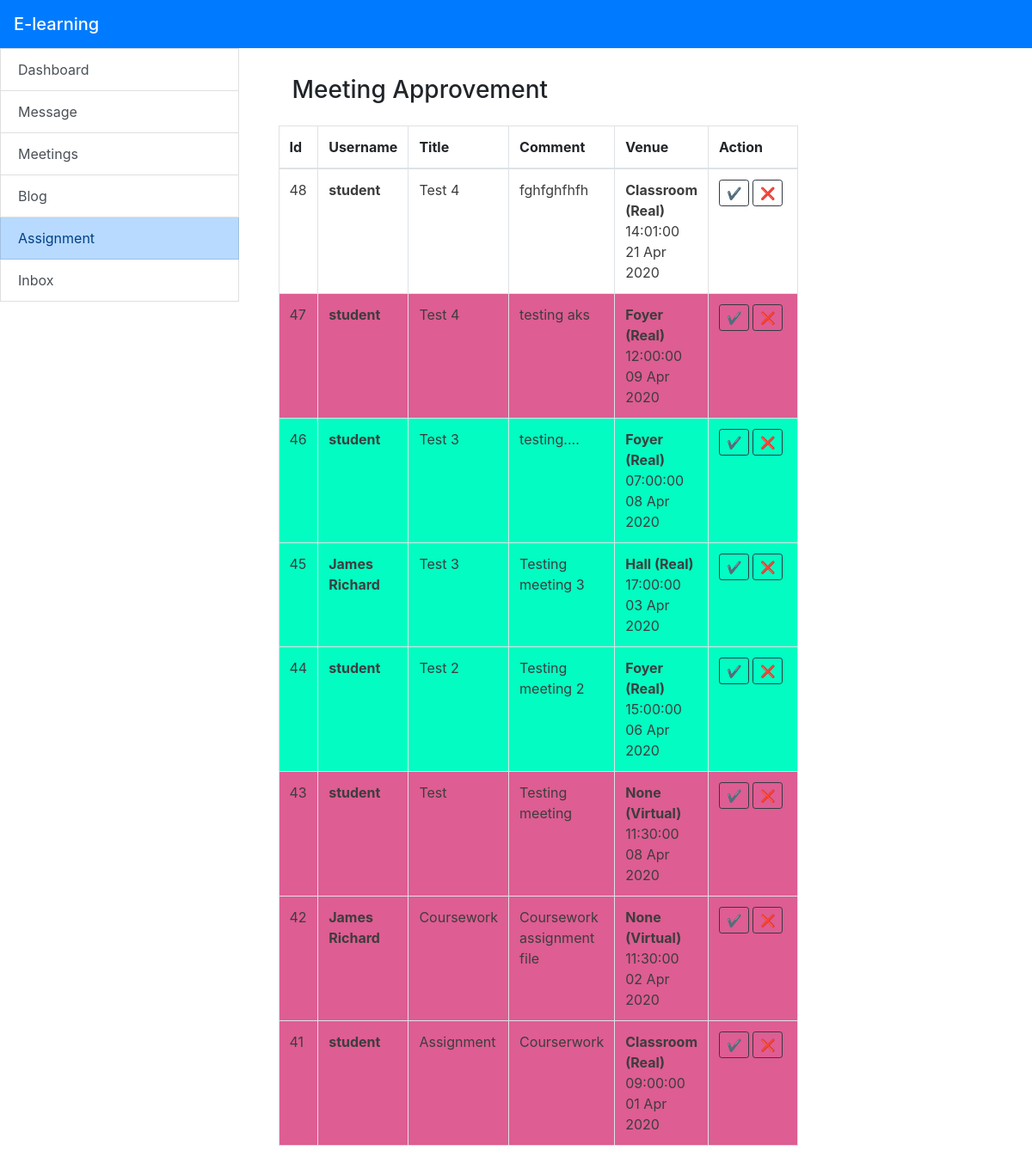
Screenshot of /Student_uploads.php with the database file from the repository.
### tables this page shows
CREATE TABLE `appointment` (
  `appointment_id` int(11) NOT NULL,
  `username` varchar(50) NOT NULL,
  `title` varchar(50) NOT NULL,
  `date` date NOT NULL,
  `time` time NOT NULL DEFAULT current_timestamp(),
  `type` varchar(30) NOT NULL,
  `venue` varchar(50) NOT NULL,
  `comment` text NOT NULL,
  `status` varchar(50) NOT NULL DEFAULT 'pending'
);

### include/function.php (called while the page is built, shortened)
<?php
include_once 'database.php';
function query($sql) {
  global $connection;
  return mysqli_query($connection, $sql);
}
function fetch_array($result){
  return mysqli_fetch_array($result);
}
 ?>

### Student_uploads.php (the view, shortened to what this page needs)
<?php
include 'include/header.php';
?>
<div class="container-fluid row">
	<div class="list-group col-3">
		<?php include 'include/sidebar.php'; ?>
	</div>
			<div class="col-9 row p-3 mx-auto">
				<div class="col-lg-9">
					<h3 class="p-3">Meeting Approvement</h3>
<div class="overflow-auto mx-auto">
<table class="table table-bordered table-hover overflow-auto">
    <thead>
        <tr>
            <th>Id</th>
            <th>Username</th>
            <th>Title</th>
            <th>Comment</th>
            <th>Venue</th>
            <th>Action</th>
        </tr>
    </thead>
    <tbody>
<?php
$query = query("SELECT * FROM appointment ORDER BY appointment_id DESC");
    while ($row = fetch_array($query)) {
    $appointment_id = $row['appointment_id'];
    $username = $row['username'];
    $title = $row['title'];
    $comment = $row['comment'];
	$type = $row['type'];
    $venue = $row['venue'];
    $time = $row['time'];
    $date = $row['date'];
    $date = strtotime($date);
    $date = date('d M Y', $date);
    $status = $row['status'];
if($status == 'Approved'){
    echo '<tr style="background-color:#03fcc2">';
}elseif($status == 'Disapproved'){
    echo '<tr style="background-color:#de5d93">';
}
else{
    echo '<tr>';
}
echo "<td>$appointment_id</td>";
echo "<td><b>$username<b></td>";
echo "<td>$title</td>";
echo "<td>$comment</td>";
echo "<td><b>$venue ($type)</b><br> $time <br> $date</td>";
echo "<td style='width: 110px'><div class='row mx-auto'><a href='lecture_meeting.php?approve=$appointment_id' class='btn btn-outline-dark btn-sm' onclick='check_approve()'>✔️</a>
<a href='lecture_meeting.php?disapprove=$appointment_id' class='btn btn-outline-dark btn-sm ml-1' onclick='check_disapprove()'>❌</a></div></td>";
echo "</tr>";
}
?>
    </tbody>
</table>
</div>
				</div>
			</div>
		</div>
	<?php
	include './include/footer.php';
	?>

### Student_uploads.php (style rules this page uses)
td { color: #3d3d3d; }

### rows the page displays
appointment: appointment_id "48", username "student", title "Test 4", comment "fghfghfhfh", venue "Classroom", type "Real", time "14:01:00", date "21 Apr 2020"
appointment: appointment_id "47", username "student", title "Test 4", comment "testing aks", venue "Foyer", type "Real", time "12:00:00", date "09 Apr 2020"
appointment: appointment_id "46", username "student", title "Test 3", comment "testing....", venue "Foyer", type "Real", time "07:00:00", date "08 Apr 2020"
appointment: appointment_id "45", username "James Richard", title "Test 3", comment "Testing meeting 3", venue "Hall", type "Real", time "17:00:00", date "03 Apr 2020"
appointment: appointment_id "44", username "student", title "Test 2", comment "Testing meeting 2", venue "Foyer", type "Real", time "15:00:00", date "06 Apr 2020"
appointment: appointment_id "43", username "student", title "Test", comment "Testing meeting", venue "None", type "Virtual", time "11:30:00", date "08 Apr 2020"
appointment: appointment_id "42", username "James Richard", title "Coursework", comment "Coursework assignment file", venue "None", type "Virtual", time "11:30:00", date "02 Apr 2020"
appointment: appointment_id "41", username "student", title "Assignment", comment "Courserwork", venue "Classroom", type "Real", time "09:00:00", date "01 Apr 2020"

### other values shown
$value "Dashboard"
$value "Message"
$value "Meetings"
$value "Blog"
$value "Assignment"
$value "Inbox"
